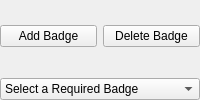
            <widget class="QWidget" name="badgeWidg" native="true">
             <layout class="QVBoxLayout" name="verticalLayout_11">
              <property name="leftMargin">
               <number>0</number>
              </property>
              <property name="topMargin">
               <number>0</number>
              </property>
              <property name="rightMargin">
               <number>0</number>
              </property>
              <property name="bottomMargin">
               <number>0</number>
              </property>
              <item>
               <widget class="QWidget" name="widget_24" native="true">
                <layout class="QHBoxLayout" name="horizontalLayout_32">
                 <property name="leftMargin">
                  <number>0</number>
                 </property>
                 <property name="topMargin">
                  <number>0</number>
                 </property>
                 <property name="rightMargin">
                  <number>0</number>
                 </property>
                 <property name="bottomMargin">
                  <number>0</number>
                 </property>
                 <item>
                  <widget class="QPushButton" name="addBadgeToScn">
                   <property name="text">
                    <string>Add Badge</string>
                   </property>
                  </widget>
                 </item>
                 <item>
                  <widget class="QPushButton" name="delBadgeFromScn">
                   <property name="text">
                    <string>Delete Badge</string>
                   </property>
                  </widget>
                 </item>
                </layout>
               </widget>
              </item>
              <item>
               <widget class="QComboBox" name="selReqBadge">
                <item>
                 <property name="text">
                  <string>Select a Required Badge</string>
                 </property>
                </item>
               </widget>
              </item>
             </layout>
            </widget>
